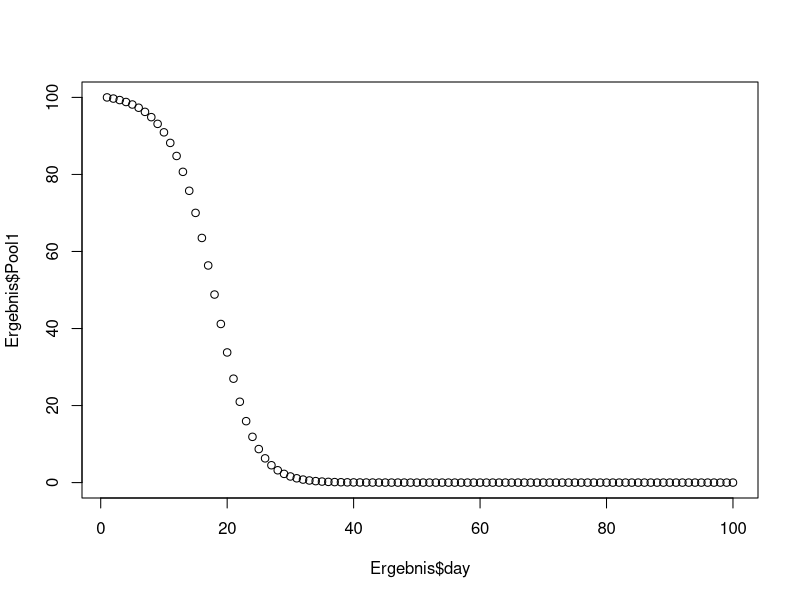
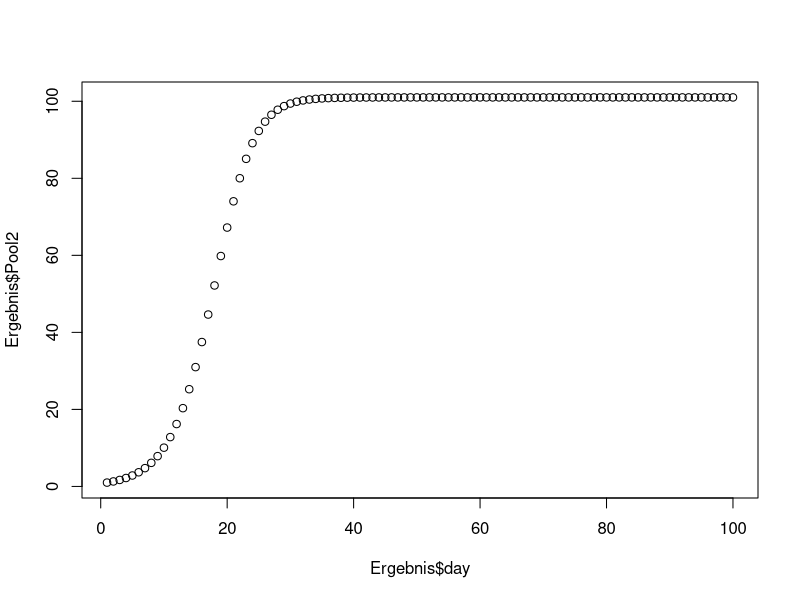

The R source for these figures, in order:
growth_logistic.model <- function(simstart, simende)
{
  Pool1 <- rep(NA, simende)
  Pool2 <- rep(NA, simende)
  Pool1[simstart] <- 100
  Pool2[simstart] <- 1
  for (day in simstart:(simende - 1)) {
    F1 <- 0.003*Pool1[day]*Pool2[day]
    Pool1[day + 1] <- Pool1[day] - F1
    Pool2[day + 1] <- Pool2[day] + F1
    }
return(data.frame(day = simstart:simende, Pool1 = Pool1[simstart:simende], Pool2 = Pool2[simstart:simende] ))
}
growth_logistic.model
Ergebnis <- growth_logistic.model(simstart=1, simende=100)
Ergebnis
plot(Ergebnis$Pool1~Ergebnis$day)
plot(Ergebnis$Pool2~Ergebnis$day)
